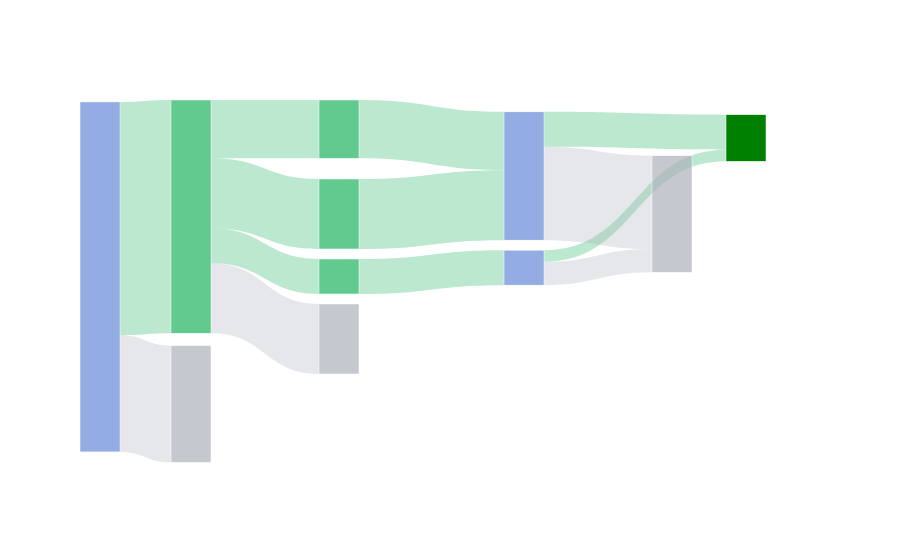

The code cell stored with this chart in its notebook:
### Code cell
fig = go.Figure(go.Sankey(
    arrangement = "snap",
    node = { 
        
              "pad" : 50,
              "thickness" : 40,
              "line" : dict(color = "white", width = 0.5),
              "label" : [
               " ", 
               " ", 
               " ", 
               " ", 
               " ", 
               " ", 
               " ", 
               " ", 
               " ", 
               " "
                  
               ],
         "x": [0,   0.2, 0.15, 0.4, 0.4,0.4, 0.35, 0.6,  0.6,0.9,0.8],
        "y":  [0.1, 0.2, 0.8, 0.01,0.3,0.4, 0.62, 0.2,  0.3,0.1,0.3 ],
        "color": ['rgba(102, 137, 217, 0.7)','rgba(31, 180, 96, 0.7)',
                  'rgba(173, 177, 186, 0.7)',
                  'rgba(31, 180, 96, 0.7)',
                  'rgba(31, 180, 96, 0.7)','rgba(31, 180, 96, 0.7)',
                  'rgba(173, 177, 186, 0.7)',#gray,
                  'rgba(102, 137, 217, 0.7)',
                  'rgba(102, 137, 217, 0.7)',"green",  'rgba(173, 177, 186, 0.7)' ],
        'pad':10},  # 10 Pixels
    link = {
         "source" : [0,    0 ,   1,   1,   1 ,   1,  3,   4,  5,  7, 8,7,8], # Index of each node in 'label' start at 0
      "target" :    [2,    1 ,   3,   4,   5 ,   6,  7,   7,  8,  9, 9,10,10], #Index of the starting node
      "value" :     [100, 200,  50,  60,   30,  60, 50,  60, 30,  30,10,80,20],#Index of the end node
     "color" : [
 'rgba(173, 177, 186, 0.3)',##gray
  'rgba(31, 180, 96, 0.3)',##green
 'rgba(31, 180, 96, 0.3)',##green
 'rgba(31, 180, 96, 0.3)',
 'rgba(31, 180, 96, 0.3)',
 'rgba(173, 177, 186, 0.3)',##gray
         
 'rgba(31, 180, 96, 0.3)',
 'rgba(31, 180, 96, 0.3)',
 'rgba(31, 180, 96, 0.3)',
 'rgba(31, 180, 96, 0.3)',
     
 'rgba(31, 180, 96, 0.3)' ,
       'rgba(173, 177, 186, 0.3)' ,
       'rgba(173, 177, 186, 0.3)' ]}))

fig.show()

### Figure 1 — Plotly figure (JSON) as saved in the notebook; plotly's stock layout.template omitted (floating-point values rounded to 4 significant figures)
{"data": [{"arrangement": "snap", "link": {"color": ["rgba(173, 177, 186, 0.3)", "rgba(31, 180, 96, 0.3)", "rgba(31, 180, 96, 0.3)", "rgba(31, 180, 96, 0.3)", "rgba(31, 180, 96, 0.3)", "rgba(173, 177, 186, 0.3)", "rgba(31, 180, 96, 0.3)", "rgba(31, 180, 96, 0.3)", "rgba(31, 180, 96, 0.3)", "rgba(31, 180, 96, 0.3)", "rgba(31, 180, 96, 0.3)", "rgba(173, 177, 186, 0.3)", "rgba(173, 177, 186, 0.3)"], "source": [0, 0, 1, 1, 1, 1, 3, 4, 5, 7, 8, 7, 8], "target": [2, 1, 3, 4, 5, 6, 7, 7, 8, 9, 9, 10, 10], "value": [100, 200, 50, 60, 30, 60, 50, 60, 30, 30, 10, 80, 20]}, "node": {"color": ["rgba(102, 137, 217, 0.7)", "rgba(31, 180, 96, 0.7)", "rgba(173, 177, 186, 0.7)", "rgba(31, 180, 96, 0.7)", "rgba(31, 180, 96, 0.7)", "rgba(31, 180, 96, 0.7)", "rgba(173, 177, 186, 0.7)", "rgba(102, 137, 217, 0.7)", "rgba(102, 137, 217, 0.7)", "green", "rgba(173, 177, 186, 0.7)"], "label": [" ", " ", " ", " ", " ", " ", " ", " ", " ", " "], "line": {"color": "white", "width": 0.5}, "pad": 10, "thickness": 40, "x": [0, 0.2, 0.15, 0.4, 0.4, 0.4, 0.35, 0.6, 0.6, 0.9, 0.8], "y": [0.1, 0.2, 0.8, 0.01, 0.3, 0.4, 0.62, 0.2, 0.3, 0.1, 0.3]}, "type": "sankey"}], "layout": {"autosize": true}}
